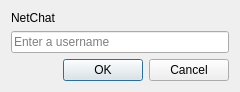
<?xml version="1.0" encoding="UTF-8"?>
<ui version="4.0">
 <class>Dialog</class>
 <widget class="QDialog" name="Dialog">
  <property name="geometry">
   <rect>
    <x>0</x>
    <y>0</y>
    <width>240</width>
    <height>90</height>
   </rect>
  </property>
  <property name="windowTitle">
   <string>Login</string>
  </property>
  <layout class="QVBoxLayout" name="verticalLayout_2">
   <item>
    <layout class="QVBoxLayout" name="verticalLayout">
     <item>
      <widget class="QLabel" name="label">
       <property name="text">
        <string>NetChat</string>
       </property>
      </widget>
     </item>
     <item>
      <widget class="QLineEdit" name="username_lineedit">
       <property name="placeholderText">
        <string>Enter a username</string>
       </property>
      </widget>
     </item>
     <item>
      <widget class="QDialogButtonBox" name="buttonBox">
       <property name="orientation">
        <enum>Qt::Horizontal</enum>
       </property>
       <property name="standardButtons">
        <set>QDialogButtonBox::Cancel|QDialogButtonBox::Ok</set>
       </property>
       <property name="centerButtons">
        <bool>false</bool>
       </property>
      </widget>
     </item>
    </layout>
   </item>
  </layout>
 </widget>
 <resources/>
 <connections>
  <connection>
   <sender>buttonBox</sender>
   <signal>accepted()</signal>
   <receiver>Dialog</receiver>
   <slot>accept()</slot>
   <hints>
    <hint type="sourcelabel">
     <x>248</x>
     <y>254</y>
    </hint>
    <hint type="destinationlabel">
     <x>157</x>
     <y>274</y>
    </hint>
   </hints>
  </connection>
  <connection>
   <sender>buttonBox</sender>
   <signal>rejected()</signal>
   <receiver>Dialog</receiver>
   <slot>reject()</slot>
   <hints>
    <hint type="sourcelabel">
     <x>316</x>
     <y>260</y>
    </hint>
    <hint type="destinationlabel">
     <x>286</x>
     <y>274</y>
    </hint>
   </hints>
  </connection>
 </connections>
</ui>
